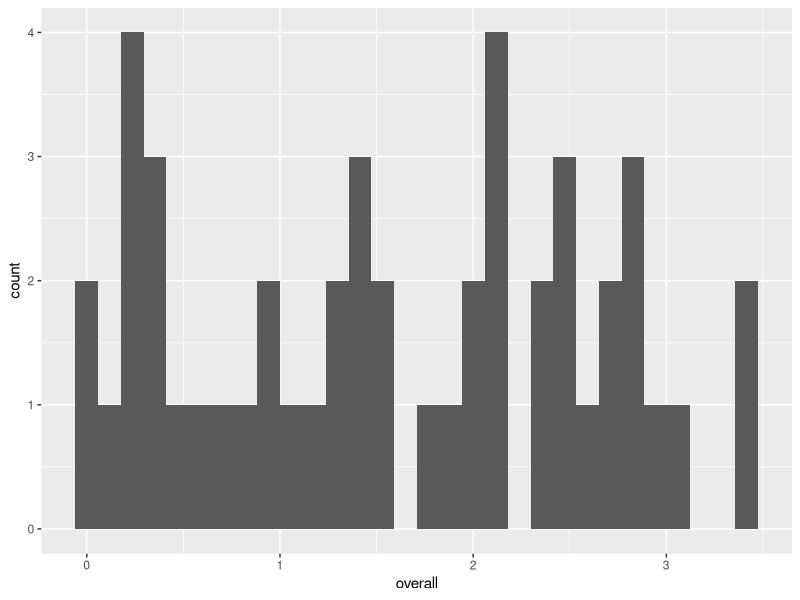

Source code (R):
## ---- chunk 1
knitr::opts_chunk$set(echo = TRUE)
## ---- chunk 2
# Load libraries
library(purrr)
library(tidyverse)
library(here)
## ---- chunk 3
# Load data

lawRaw <- read_csv(here("code/data/laws.csv"))

view(lawRaw)

## ---- chunk 4
# Clean data

# select variables of interest
lawSelect <- lawRaw %>%
   select("STATE", "SECOND PHYSICIAN MUST PARTICIPATE IF AT:", "PROHIBITED EXCEPT IN CASES OF LIFE OR HEALTH ENDANGERMENT IF AT:", "\"PARTIAL-BIRTH\" ABORTION BANNED", "Funds All or Most Medically Necessary Abortions", "Funds Limited  to Life Endangerment, Rape and Incest", "PRIVATE INSURANCE COVERAGE LIMITED", "PARENTAL INVOLVEMENT REQUIRED FOR MINORS", "In-Person Counseling Necessitates Two Trips to Clinic")

# rename variables
lawRename <- lawSelect %>%
   select(state = `STATE`,
          twoPhys = `SECOND PHYSICIAN MUST PARTICIPATE IF AT:`,
          gestLim = `PROHIBITED EXCEPT IN CASES OF LIFE OR HEALTH ENDANGERMENT IF AT:`,
          pbBan = `\"PARTIAL-BIRTH\" ABORTION BANNED`,
          pubFundAll = `Funds All or Most Medically Necessary Abortions`,
          pubFundLim = `Funds Limited  to Life Endangerment, Rape and Incest`,
          privLim = `PRIVATE INSURANCE COVERAGE LIMITED`,
          parent = `PARENTAL INVOLVEMENT REQUIRED FOR MINORS`,
          twoTrips = `In-Person Counseling Necessitates Two Trips to Clinic`)

## ---- chunk 5

# Create new columns with index values
   
lawIndex <- lawRename %>%
   mutate(twoPhysI = case_when(str_detect(twoPhys, "20 weeks")~2,
                               str_detect(twoPhys, "24 weeks")~1,
                               str_detect(twoPhys, "3rd trimester")~1,
                               str_detect(twoPhys, "Viability")~1),
          twoPhysI = replace_na(twoPhysI, 0)) %>%
          
                               
          
   mutate(gestLimI = case_when(str_detect(gestLim, "6 weeks")~4,
                               str_detect(gestLim,"20 weeks")~2, 
                               str_detect(gestLim, "24 weeks")~1, 
                               str_detect(gestLim, "3rd trimester")~1, 
                               str_detect(gestLim, "Viability")~1), 
          gestLimI = replace_na(gestLimI, 0)) %>%
  
   mutate(pbBanI = case_when(str_detect(pbBan, "X")~2,
                             str_detect(pbBan, "Postviability")~1),
          pbBanI = replace_na(pbBanI, 0)) %>%              
   
   mutate(pubFundAllI = case_when(str_detect(pubFundAll, "X")~0),
          pubFundAllI = replace_na(pubFundAllI, 1)) %>%
   
   mutate(pubFundLimI = case_when(str_detect(pubFundLim, "Life Only")~2,
                                  str_detect(pubFundLim, "X")~1),
          pubFundLimI = replace_na(pubFundLimI, 0)) %>%
                
   
   mutate(privLimI = case_when(str_detect(privLim, "X")~1),
          privLimI = replace_na(privLimI, 0)) %>%
   
   mutate(parentI = case_when(str_detect(parent, "Consent and Notice")~2,
                              str_detect(parent, "Consent")~2,
                              str_detect(parent, "Notice")~1),
          parentI = replace_na(parentI, 0)) %>%
   
   mutate(twoTripsI = case_when(str_detect(twoTrips, "X100")~3,
                                str_detect(twoTrips, "Xany")~2,
                                str_detect(twoTrips, "Xtele")~1,
                                str_detect(twoTrips, "X")~4), # X at end to include other entries starting with X
          twoTripsI = replace_na(twoTripsI, 0))
                                
                                 
## ---- chunk 6
# Modify values for exceptions/special characters

#lawIndexM <- lawIndex %>%   
   #mutate(gestLimI = gestLimI+case_when(str_detect(gestLim, "[‡]")~0.5, #life endangerment only
                                        #str_detect(gestLim, "[€]")~0.25, #temporary block on 15 week ban
                                        #str_detect(gestLim, "[†]")~-0.25, #exception:rape or incest 
                                        #TRUE~0)
                              #+ case_when(str_detect(gestLim, "[*]")~-0.25,#exception:fetal abnormality
                                          #str_detect(gestLim, "[Ω]")~-0.25, #exception:patient's phys health          
                                       #TRUE~0)) %>% #add zero to keep gestLimI value
   
lawIndexM <- lawIndex %>%   
   mutate(gestLimI = gestLimI+case_when(str_detect(gestLim, "[‡]")~0.5, #life endangerment only
                                        TRUE~0)
          +case_when(str_detect(gestLim, "[€]")~0.25, #temporary block on 15 week ban
                                        TRUE~0)
          +case_when(str_detect(gestLim, "[†]")~-0.25, #exception:rape or incest
                                        TRUE~0)
          +case_when(str_detect(gestLim, "[*]")~-0.25, #exception:fetal abnormality
                                        TRUE~0)
          + case_when(str_detect(gestLim, "[Ω]")~-0.25, #exception:patient's phys health
                                       TRUE~0))  %>% # if no special characters, add zero to keep value
   
                                       
   mutate(pbBanI = pbBanI+case_when(str_detect(pbBan, "[▼]")~0.25,
                                    TRUE~0)) %>%  #law not in effect
   
   mutate(pubFundLimI = pubFundLimI+case_when(str_detect(pubFundLim, "[ϴ]")~0.25, #against court order
                                              str_detect(pubFundLim, "[*]")~-0.25, #exception:patient's phys health
                                              TRUE~0)
                                    + case_when(str_detect(pubFundLim, "[Ω]")~-0.25, #exception:fetal abnormality
                                       TRUE~0)) %>% 
   
   mutate(parentI = parentI+case_when(str_detect(parent, "[▼]")~0.25, #law not in effect
                                      str_detect(parent, "[ξ]")~-0.25, #may be waived
                                      str_detect(parent, "[β]")~-0.25, #under age 16
                                      TRUE~0)) %>% 

   mutate(twoTripsI = twoTripsI+case_when(str_detect(twoTrips, "[▼]")~0.25,
                                          TRUE~0))
   
## ---- chunk 7
## save modified index with temporary adjustment values

write_csv(lawIndexM, here("code/data/tempLawIndex.csv"))
## ---- chunk 8
indexActive <- lawIndexM[-c(1:9)] # select only indexed variables, take out states b/c character 


# rescale columns of a dataframe to be 0 to 1 in R tidyverse

# define rescale function
rescale01 <- function(x) {
  rng <- range(x, na.rm = TRUE)
  (x - rng[1]) / (rng[2] - rng[1])
}


for(i in seq_along(indexActive)) { #iterate over columns
   indexActive[[i]] <- rescale01(indexActive[[i]])
}

row.names(indexActive) <- lawIndexM %>% pull(state)
## ---- chunk 9
# add columns for each category

indexActive <- indexActive %>%
   mutate(funding= pubFundAllI + pubFundLimI + privLimI,
          medical= twoPhysI + pbBanI,
          personal= parentI + twoTripsI) %>%
   select(gestational = gestLimI, funding, medical, personal)

# rescale between 0 and 1

for(i in seq_along(indexActive)) { #iterate over columns
   indexActive[[i]] <- rescale01(indexActive[[i]])
}

# include state names 
indexActive <- indexActive %>% 
   mutate(state_name = pull(lawIndexM, state))

## ---- chunk 10
# create summary column

indexFinal <- indexActive %>%
   filter(!state_name %in% c("AK", "HI", "DC")) %>% # remove states
   mutate(overall = gestational + funding + medical + personal) %>%
   arrange(desc(overall))
   
indexFinal %>%
   ggplot(aes(x= overall)) +
   geom_histogram() 

# summary stats
indexFinal %>%
   group_by(NULL) %>%
   summarise(mean= mean(overall),
             sd= sd(overall),
             count= n()
             )

# add state party

stateParty <- read_csv("data/stateParty.csv")

# combine data
indexFinal %>% 
   inner_join(stateParty, by= c("state_name" = "stateAB")) %>%
    group_by(stateCon) %>%
   summarise(mean= mean(overall),
             sd= sd(overall),
             count= n()
             )

# statistical significance? 
# Null hypothesis is no difference. 

(2.3151042 - 0.6104167)/(sqrt(0.6466908^2/20 + 0.5817762^2/14))	# denom = standard deviation

# 8.028269
